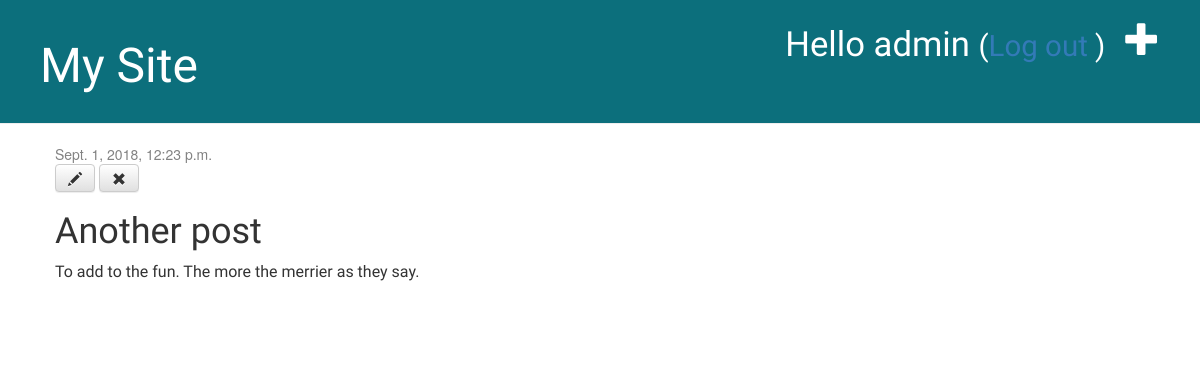
Page /post/2/ (signed in) on the committed database.
### blog/models.py (models this page shows, shortened)
class Post(models.Model):
    author = models.ForeignKey('auth.User', on_delete=models.CASCADE)
    title = models.CharField(max_length=200)
    text = models.TextField()
    created_date = models.DateTimeField(
        default=timezone.now)
    published_date = models.DateTimeField(
        blank=True, null=True)

### blog/views.py (the view)
# urls.py: path('post/<int:pk>/', views.post_detail, name='post_detail'),
def post_detail(request, pk):
    post = get_object_or_404(Post, pk=pk)
    return render(request, 'blog/post_detail.html', {'post': post})

### blog/templates/blog/post_detail.html
{% extends 'blog/base.html' %}
{% block content %}
    <div class="post">
        {% if post.published_date %}
            <div class="date">
                {{ post.published_date }}
            </div>
        {% else %}
            <a class="btn btn-default" href="{% url 'post_publish' pk=post.pk %}">Publish</a>
        {% endif %}
        {% if user.is_authenticated %}
            <a class="btn btn-default" href="{% url 'post_edit' pk=post.pk %}"><span class="glyphicon glyphicon-pencil"></span></a>
            <a class="btn btn-default" href="{% url 'post_remove' pk=post.pk %}"><span class="glyphicon glyphicon-remove"></span></a>
        {% endif %}
        <h1>{{ post.title }}</h1>
        <p>{{ post.text|linebreaksbr }}</p>
    </div>
{% endblock%}

### blog/templates/blog/base.html (shortened to what this page needs)
{% load static %}
<html>
    <head>
        <link rel="stylesheet" href="//maxcdn.bootstrapcdn.com/bootstrap/3.2.0/css/bootstrap.min.css">
        <link rel="stylesheet" href="//maxcdn.bootstrapcdn.com/bootstrap/3.2.0/css/bootstrap-theme.min.css">
        <link rel="stylesheet" href="{% static 'css/blog.css' %}">
    </head>
    <body>
        <div class="page-header">
            {% if user.is_authenticated %}
                <a href="{% url 'post_new' %}" class="top-menu"><span class="glyphicon glyphicon-plus"></span></a>
                <p class="top-menu">Hello {{ user.username }} <small>(<a href="{% url 'logout' %}?next=/">Log out </a>)</small></p>
            {% else %}
                <a href="{% url 'login' %}" class="top-menu"><span class="glyphicon glyphicon-lock"></span></a>
            {% endif %}
            <h1><a href="/">My Site</a></h1>
        </div>
        <div class="content container">
            <div class="row">
                <div class="col-md-8">
                {% block content %}
                {% endblock %}
                </div>
            </div>
        </div>
    </body>
    </body>
</html>

### blog/static/css/blog.css (style rules this page uses)
h1 a { color: #FCA205; font-family: 'Concert One'; }
.page-header { background-color: #0c6f7c; margin-top: 0; padding: 20px 20px 20px 40px; }
.page-header h1, .page-header h1 a, .page-header h1 a:visited, .page-header h1 a:active { color: #ffffff; font-size: 36pt; text-decoration: none; }
.content { margin-left: 40px; }
h1, h2, h3, h4 { font-family: 'Concert One', cursive; }
p { font-family: Asap; font-size: 16px; }
.date { color: #828282; }
.top-menu, .top-menu:hover, .top-menu:visited { color: #ffffff; float: right; font-size: 26pt; margin-right: 20px; font-family: Concert One; }
.post { margin-bottom: 70px; }

### rows in the picture
Post: published_date "Sept. 1, 2018, 12:23 p.m.", title "Another post", text "To add to the fun. The more the merrier as they say."

### other values in the picture
{{ user.username }} "admin"
